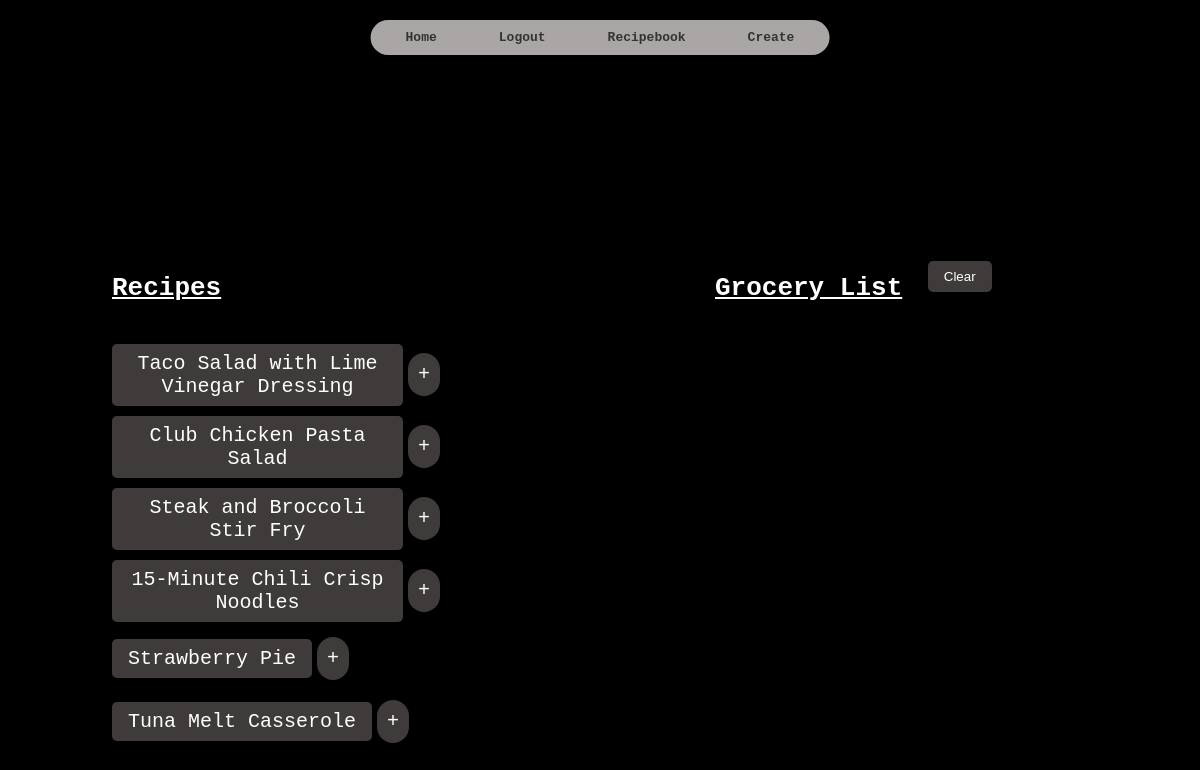
/bookviewer/ (signed in), run on the app's committed database.
### app_logic/models.py (models this page shows)
class Recipe(db.Model):
    __tablename__ = 'recipes'
    id = db.Column(db.Integer, primary_key=True)
    title = db.Column(db.String(128), nullable=False)
    url = db.Column(db.String(256), unique=True, nullable=True)
    user_id = db.Column(db.Integer, db.ForeignKey('users.id'), nullable=False)
    user = db.relationship(
        'Users',
        back_populates='recipes'
    )
    ingredients = db.relationship(
        'Ingredient',
        back_populates='recipe',
        cascade='all, delete-orphan',
        lazy='dynamic'
    )
    steps = db.relationship(
        'Step',
        back_populates='recipe',
        cascade='all, delete-orphan',
        lazy='dynamic'
    )

### app_logic/routes.py (the view)
@main.route("/bookviewer/", methods=['POST','GET'])
@login_required
def bookviewer():
    if request.method == 'GET':
            recipes = current_user.recipes.all()
            groceries = current_user.grocery_recipes.all()
            return render_template("bookviewer.html", user=current_user, recipes=recipes)

### app_logic/routes.py (called while the page is built)
@main.context_processor
def inject_groceries():
    if current_user.is_authenticated:
        recipes = current_user.grocery_recipes.all()
        groceries = [
            {
                'quantity': ing.quantity,
                'unit': ing.unit,
                'name': ing.name
            }
            for recipe in recipes
            for ing in recipe.ingredients
        ]
    else:
        groceries = []
    return dict(groceries=groceries)

@login_manager.user_loader
def load_user(user_id):
    return Users.query.get(int(user_id))

### app_logic/templates/bookviewer.html (shortened to what this page needs)
<!DOCTYPE html>
<html lang="en">
<head>
   <link rel="stylesheet"href="{{ url_for('static', filename='css/base.css') }}">
    <nav class="navbar">
      <ul class="menu">
        <li class="item"><a href="{{url_for('main.home')}}">Home</a></li>
{% if current_user.is_authenticated %}
      <li class="item">
        <a href="{{ url_for('main.logout') }}">Logout</a>
      </li>
      <li class="item">
        <a href="{{url_for('main.bookviewer')}}">Recipebook</a>
      </li>
      <li class="item">
        <a href="{{url_for('main.recipe_submission')}}">Create</a>
      </li>
    {% endif %}
    </nav>
</head>
<body>
<div class="recipe-grocery-group">
<div class="recipe-list">
<h1 class="recipe-book-header"><u>Recipes</u> </h1>
<ul class="recipe-list">
  {% for recipe in recipes %}
    <li class="recipe-entry">
      <a
        class="hero_btn"
        href="{{ url_for('main.view_recipe', recipe_id=recipe.id) }}">
        {{ recipe.title }}
      </a>
      <form
    action="{{ url_for('main.addtolist', recipe_id=recipe.id) }}"
    method="post"
  >
    <button type="submit" class="addtogrocery"> +</button>
</form>
    </li>
  {% endfor %}
</ul>
</div>
<div class="grocery-list">
<div class="grocery-header">
<h1><u>Grocery List</u></h1>
<form action="{{url_for('main.groceryclear')}}" method="post">
<button type="submit" class="hero-button"> Clear </button>
</form>
</div>
</div>
</div>
</body>
</html>

### app_logic/static/css/base.css (style rules this page uses)
:root { --color-primary: teal }
html { background: #000000; margin: 0; padding: 0; width: 100vw; height: 100vh; }
.navbar { margin-top: 20px; position: fixed; top: 0; left: 50%; transform: translateX(-50%); display: inline-flex; padding: 10px 20px; background: #aaa6a6; border-radius: 30px; }
.menu { display: flex; list-style-type: none; margin: 0; padding: 0; justify-content: center; gap: 2rem; }
.item { margin: 0 15px; }
.item a { text-decoration: none; color: #333; font-weight: bold; }
body { color: #aaa6a6; display: flex; flex-direction: column; margin-top: 12rem; font-family: monospace; background: black; padding: 3rem; align-items: center; }
h1 { color: white; }
form { margin-top: 100px auto 0; }
button { margin-left: 40%; margin-top: 5px; padding: 0.5rem 1rem; background: rgb(63, 59, 59); color: white; border: none; cursor: pointer; border-radius: 5px }
.hero_btn { display: inline-block; padding: 0.5rem 1rem; background: rgb(63, 59, 59); color: white; border: none; border-radius: 5px; font-size: 20px; font-family: monospace; text-decoration: none; text-align: center; cursor: pointer; transition: transform 0.1s, background-color 0.1s; }
.recipe-entry { list-style-type: none; display: flex; align-items: center; }
.recipe-entry button { margin: 5px; }
.recipe-list { display: flex; flex-direction: column; gap: 10px; }
.recipe-grocery-group { display: flex; gap: 10rem; align-items: flex-start; justify-content: center; padding: 1rem; }
.recipe-list { flex: 1; margin-right: 40px; }
.grocery-list { flex: 1; margin-left: 30px; }
.addtogrocery { display: inline-block; padding: 10px 10px; background: rgb(63, 59, 59); color: white; border: none; border-radius: 9999px; font-size: 20px; font-family: monospace; text-decoration: none; text-align: center; cursor: pointer; transition: transform 0.1s, background-color 0.1s; }
.grocery-header { display: flex; flex-direction: row; }
.recipe-book-header { margin-left: 40px; text-align: left; }

### data on the page
Recipe: title "Taco Salad with Lime Vinegar Dressing"
Recipe: title "Club Chicken Pasta Salad"
Recipe: title "Steak and Broccoli Stir Fry"
Recipe: title "15-Minute Chili Crisp Noodles"
Recipe: title "Strawberry Pie"
Recipe: title "Tuna Melt Casserole"
